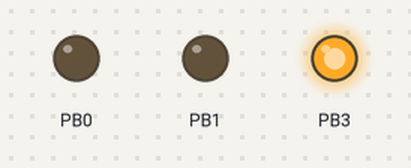
A program run on a simulated ATtiny85, built with avr-gcc and run on an emulated ATtiny85. Parts: output pins drawn as LEDs (lit = HIGH).

Above: at 1.5 s.
At 4.0 s:
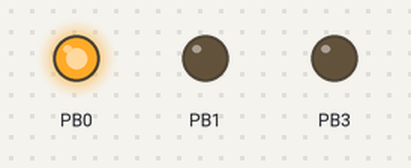
At 5.5 s:
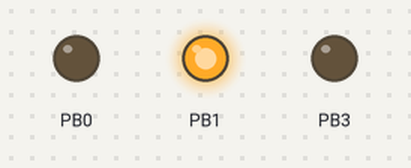
At 8.2 s:
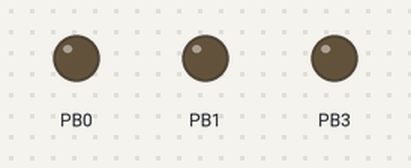
Timing chart, 0 to 11.1 s (numbered marks = the images above):
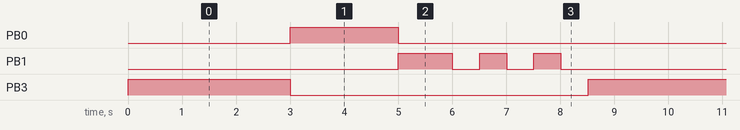

The program:

main.cpp
```cpp
#include <Arduino.h>

// put function declarations here:
int myFunction(int, int);

#define RED 0
#define YELLOW 1
#define GREEN 2
#define YELLOWBLINKING 3

void setup() {
  // put your setup code here, to run once:
  int result = myFunction(2, 3);
  pinMode(PB3, OUTPUT);
  pinMode(PB1, OUTPUT);
  pinMode(PB0, OUTPUT);
}

void loop () {
  static int state = RED;
  static unsigned long startTime = millis();
  switch(state){
    case RED:
      digitalWrite(PB3, HIGH);

      if (millis() - startTime > 3000) { // after 1.5 seconds
        digitalWrite(PB3, LOW);
        state = GREEN;
        startTime = millis(); // reset timer
      }
      break;
    case YELLOW:
      digitalWrite(PB1, HIGH);

      if (millis() - startTime > 1000) { // after 1.5 seconds
            digitalWrite(PB1, LOW);
            state = YELLOWBLINKING;
            startTime = millis(); // reset timer
          }

      break;
    case GREEN:

      digitalWrite(PB0, HIGH);

        if (millis() - startTime > 2000) { // after 1.5 seconds
          digitalWrite(PB0, LOW);
          state = YELLOW;
          startTime = millis(); // reset timer
        }

      break;
    case YELLOWBLINKING:

        static int blinks = 0;
        if(blinks != 5){
          if (blinks % 2 == 0){
            digitalWrite(PB1, LOW);
          } else{
            digitalWrite(PB1, HIGH);
          }


          if (millis() - startTime > 500) { // after 1.5 seconds

            blinks +=1;
            startTime = millis(); // reset timer
          }
        } else{
          digitalWrite(PB1, LOW);
          blinks = 0;
          state=RED;
        }


        break;
  }

}

// put function definitions here:
int myFunction(int x, int y) {
  return x + y;
}
```

Measured:
- by itself, PB0: alternates HIGH for 2.0 s and LOW for 6.5 s
- by itself, PB1: repeats every 8.5 s: 2 × (LOW 0.50 s, HIGH 0.50 s), LOW 5.5 s, HIGH 1.0 s
- by itself, PB3: alternates HIGH for 3.0 s and LOW for 5.5 s
